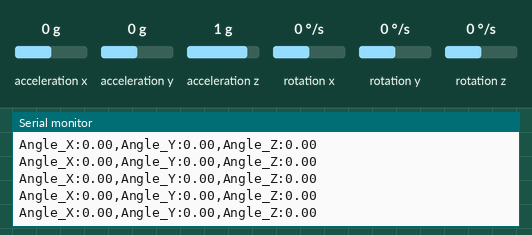
Simulated run of this sketch. Board: Arduino Uno, built with avr-gcc and run on an emulated ATmega328P. On the bench: the last lines printed to the serial monitor. The inputs (shaded band) are chosen by the test bench; at power-on: acceleration x 0 g, acceleration y 0 g, rotation z 0 °/s, acceleration z 1 g, rotation x 0 °/s, rotation y 0 °/s.

Above: at 3.2 s.
3.3 s: acceleration x set to -1.4 g
At 3.45 s:
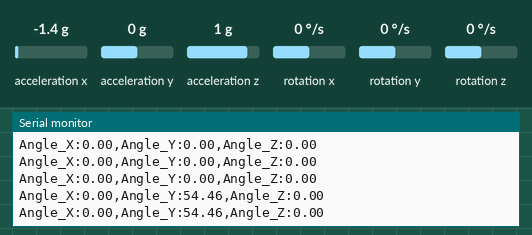
6.3 s: acceleration y set to -1.4 g
At 6.3 s:
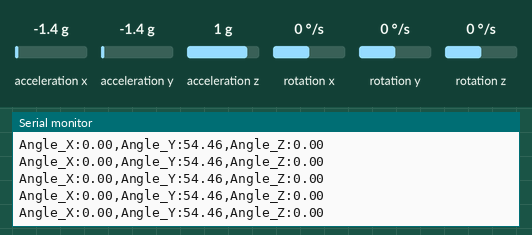
9.3 s: rotation z set to -192 °/s
At 9.34 s:
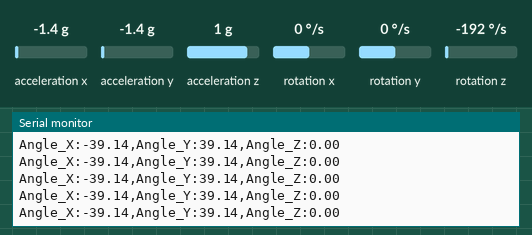
12.3 s: acceleration y set to 0.8 g
At 12.33 s:
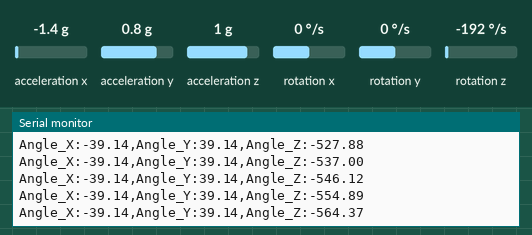
15.3 s: rotation z set to 192 °/s
At 15.3 s:
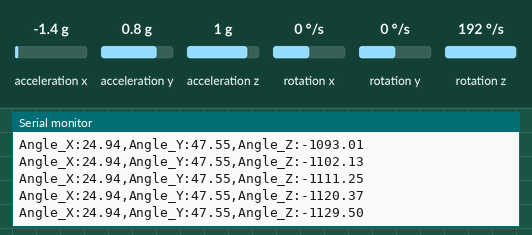
18.3 s: acceleration x set to 0.8 g
At 18.31 s:
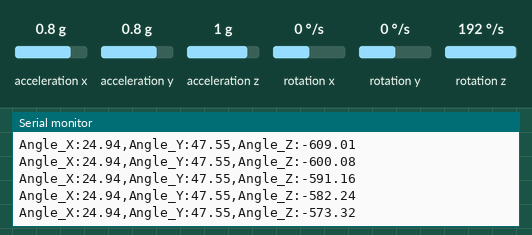
Timing chart, 0 to 21.3 s (numbered marks = the images above; inputs shaded):
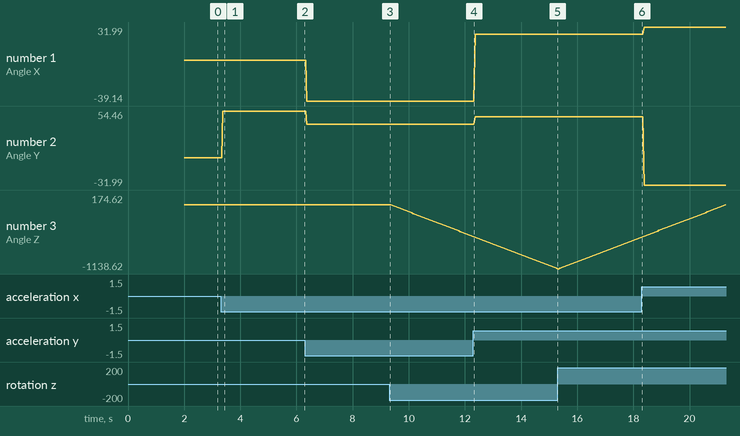

Measured:
- after the input at 3.3 s, the serial monitor: prints a new line after 0.08 s (image 1)
- plotted number 1: 0 → -39.14 after the input at 6.3 s
- plotted number 2: 0 → 54.46 after the input at 3.3 s, 54.46 → 39.14 after the input at 6.3 s
- plotted number 3: 0 → -554.89 after the input at 9.3 s

The sketch:

CS3651_IMU_getAndPlotData.ino
```cpp
// (licence header left out)
#include "Wire.h"
#include <MPU6050_light.h>

MPU6050 mpu(Wire);

unsigned long timer = 0;

void setup() {
  Serial.begin(9600);
  Wire.begin();

  byte status = mpu.begin();
  Serial.print(F("MPU6050 status: "));
  Serial.println(status);
  while(status!=0){ } // stop everything if could not connect to MPU6050

  Serial.println(F("Calculating offsets, do not move MPU6050"));
  delay(1000);
  mpu.calcOffsets(true,true); // gyro and accelero
  Serial.println("Done!\n");

}

void loop() {
  mpu.update();

  if(millis() - timer > 10){ // print data every second
    //Serial.print(F("TEMPERATURE: "));Serial.println(mpu.getTemp());

    // ACCEL
    // Serial.print("Acc_X:");
    // Serial.print(mpu.getAccX());
    // Serial.print(",");
    // Serial.print("Acc_Y:");
    // Serial.print(mpu.getAccY());
    // Serial.print(",");
    // Serial.print("Acc_Z:");
    // Serial.println(mpu.getAccZ());

    // GYRO
    // Serial.print("Gyro_X:");
    // Serial.print(mpu.getGyroX());
    // Serial.print(",");
    // Serial.print("Gyro_Y:");
    // Serial.print(mpu.getGyroY());
    // Serial.print(",");
    // Serial.print("Gyro_Z:");
    // Serial.println(mpu.getGyroZ());

    // ACC ANGLE
    // Serial.print("Acc_Angle_X:");
    // Serial.print(mpu.getAccAngleX());
    // Serial.print(",");
    // Serial.print("Acc_Angle_Y:");
    // Serial.println(mpu.getAccAngleY());

    // ANGLE
    Serial.print("Angle_X:");
    Serial.print(mpu.getAngleX());
    Serial.print(",");
    Serial.print("Angle_Y:");
    Serial.print(mpu.getAngleY());
    Serial.print(",");
    Serial.print("Angle_Z:");
    Serial.println(mpu.getAngleZ());

    //Serial.print(F("\t GYRO      X: "));Serial.print(mpu.getGyroX());
    //Serial.print("\tY: ");Serial.print(mpu.getGyroY());
    //Serial.print("\tZ: ");Serial.print(mpu.getGyroZ());

    //Serial.print(F("\t ACC ANGLE X: "));Serial.print(mpu.getAccAngleX());
    //Serial.print("\tY: ");Serial.println(mpu.getAccAngleY());

    //Serial.print(F("ANGLE     X: "));Serial.print(mpu.getAngleX());
    //Serial.print("\tY: ");Serial.print(mpu.getAngleY());
    //Serial.print("\tZ: ");Serial.println(mpu.getAngleZ());
    //Serial.println(F("=====================================================\n"));
    timer = millis();
  }

}
```
